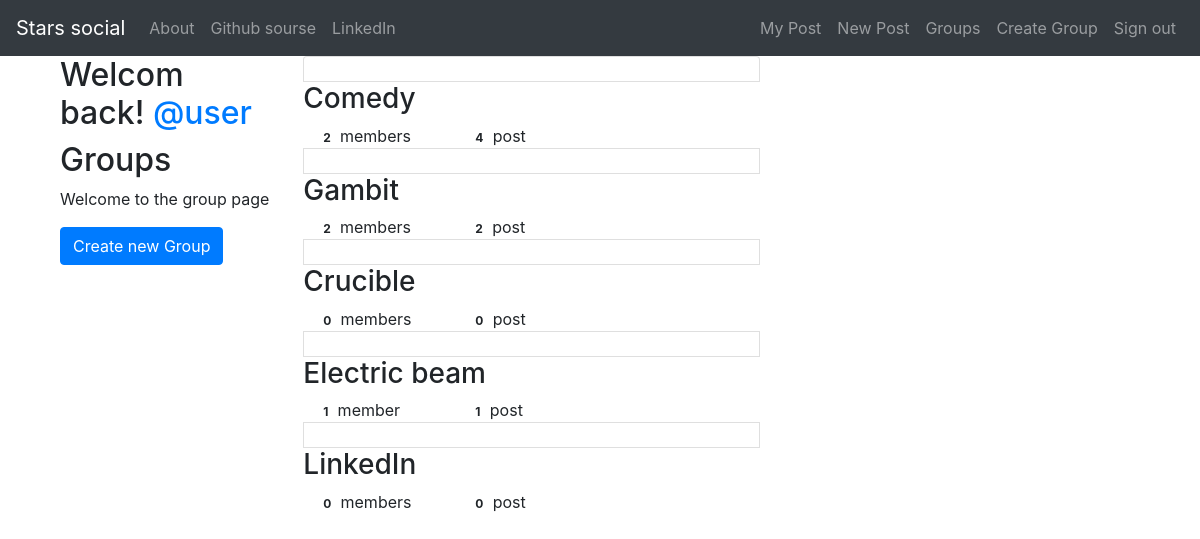
Screenshot of /groups/ (signed in) with the database file from the repository.
### groups/models.py (models this page shows, shortened)
class Group(models.Model):
    name = models.CharField(max_length=200,
                            unique=True,
                            validators=[validate_slug])
    name__text = "Maximum sibols 200, only characters numbers, spaces, underlines and dashes"
    slug = models.SlugField(allow_unicode=True, max_length=200, unique=True)
    description = models.TextField(blank=True, default='')
    description_html = models.TextField(editable=False, blank=True, default='')
    members = models.ManyToManyField(to=User, through='GroupMember')

### groups/views.py (the view)
# urls.py: path('', views.ListGroup.as_view(), name='all'),
class ListGroup(generic.ListView):
    model = models.Group

### groups/templates/groups/group_list.html (shortened to what this page needs)
{% extends 'groups/group_base.html' %}
{% block pregroup %}
<div class='col-md-4'>
    <div class='content'>
        {% if user.is_authenticated %}
        <h2>Welcom back! <a href='{% url 'posts:for_user' username=user.username %}'>@{{user.username}}</a></h2>
        {% endif %}
        <h2>Groups</h2>
        <p>Welcome to the group page</p>
    </div>
    {% if user.is_authenticated %}
    <a href="{% url 'groups:create' %}" class='btn btn-primary'>
        <span class='glyphicon glyphicon-plus-sign'>Create new Group</span>
    </a>
    {% endif %}
</div>
{% endblock pregroup %}
{% block group_content %}
<div class='col-md-8'>
    <div class='list-group'>
        {% for group in object_list %}
        <a class='list-group-item' href="{% url 'groups:single' slug=group.slug %}"></a>
        <h3 class='title list-group-item-heading'>{{group.name}}</h3>
        <div class='list-group-item-text container-fluid'>
            <div class='row'>
                <div class='col-md-4'>
                    <span class='badge'>{{group.members.count}}</span>
                    member{{group.members.count|pluralize}}
                </div>
                <div class='col-md-4'>
                    <span class='badge'>{{group.posts.count}}</span>
                    post{{group.post.count|pluralize}}
                </div>
            </div>
        </div>
        {% endfor %}
    </div>
</div>
{% endblock group_content %}

### rows the page displays
Group: name "Comedy", members.count "2", posts.count "4"
Group: name "Gambit", members.count "2", posts.count "2"
Group: name "Crucible", members.count "0", posts.count "0"
Group: name "Electric beam", members.count "1", posts.count "1"
Group: name "LinkedIn", members.count "0", posts.count "0"

### other values shown
{{ user.username }} "user"
